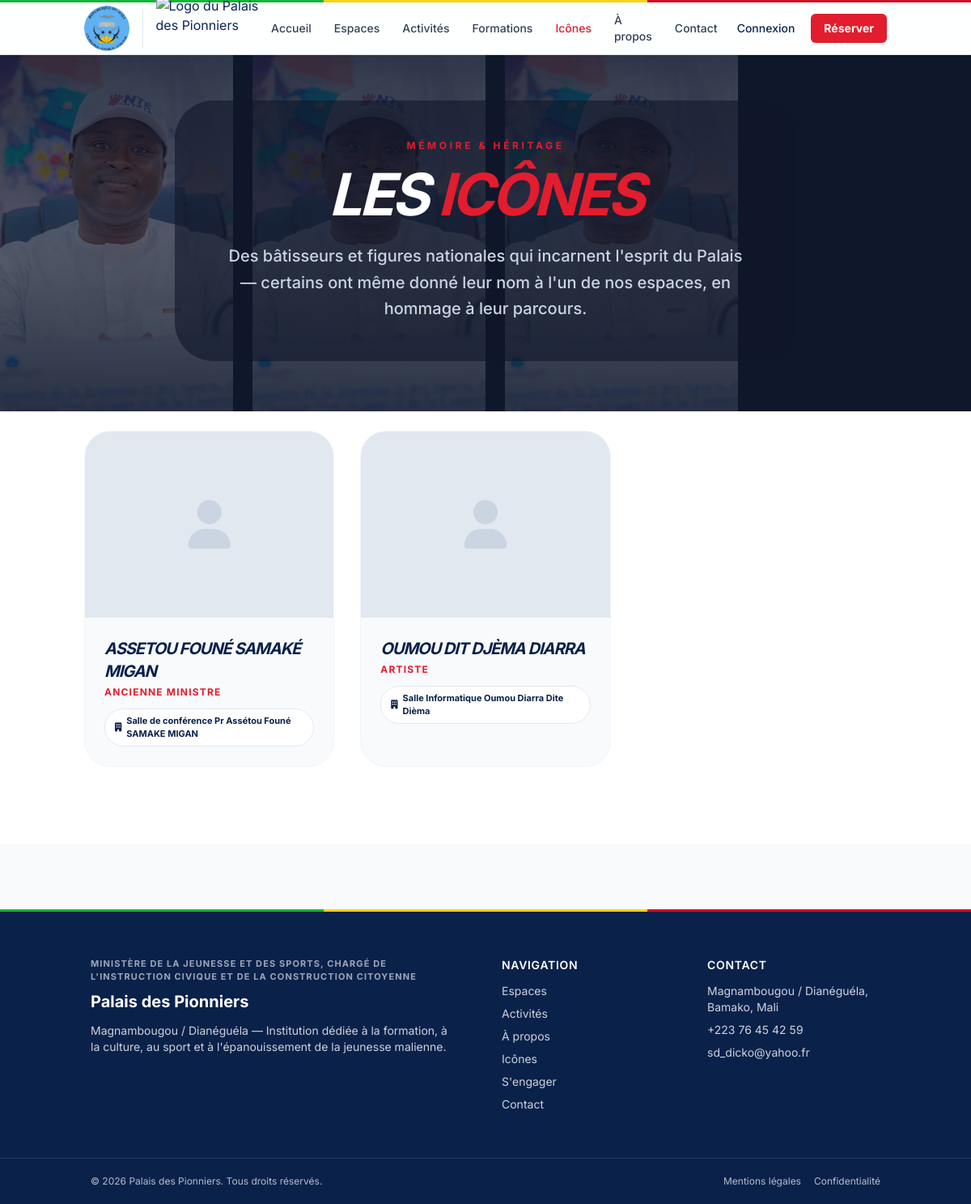
/personnalites.php, run on the app's committed database.
### tables this page shows
CREATE TABLE `personnalites` (
  `id` int(10) UNSIGNED NOT NULL,
  `nom` varchar(150) NOT NULL,
  `prenom` varchar(150) DEFAULT NULL,
  `titre` varchar(255) DEFAULT NULL COMMENT 'Ex: Écrivain, Homme politique, ancien Ministre...',
  `photo` varchar(255) DEFAULT NULL,
  `parcours` text DEFAULT NULL COMMENT 'Biographie / parcours',
  `espace_id` int(10) UNSIGNED DEFAULT NULL COMMENT 'Espace du Palais qui porte son nom, si applicable',
  `ordre` int(10) UNSIGNED NOT NULL DEFAULT 0,
  `created_at` timestamp NOT NULL DEFAULT current_timestamp()
);

CREATE TABLE `espaces` (
  `id` int(10) UNSIGNED NOT NULL,
  `nom` varchar(200) NOT NULL,
  `slug` varchar(200) NOT NULL,
  `categorie_id` int(10) UNSIGNED NOT NULL,
  `capacite` varchar(100) DEFAULT NULL,
  `description` text DEFAULT NULL,
  `equipements` text DEFAULT NULL,
  `mode_reservation` enum('creneau','sejour') NOT NULL DEFAULT 'creneau' COMMENT 'creneau = date + heure début/fin (salles, terrains) ; sejour = arrivée/départ en nuitées (hébergement)',
  `option_petit_dejeuner` tinyint(1) NOT NULL DEFAULT 0 COMMENT 'Propose un supplément petit-déjeuner au moment de la réservation',
  `option_vip` tinyint(1) NOT NULL DEFAULT 0 COMMENT 'Propose un supplément VIP (espace/accueil réservé aux personnalités) au moment de la réservation',
  `prix_vip` decimal(12,2) DEFAULT NULL COMMENT 'Montant du supplément VIP, si option_vip actif',
  `gerant_externe` varchar(255) DEFAULT NULL COMMENT 'Si renseigné, cet espace est loué/géré par un tiers — la réservation en ligne est désactivée et ce texte est affiché à la place',
  `gerant_nom` varchar(100) DEFAULT NULL COMMENT 'Nom du gestionnaire externe',
  `gerant_prenom` varchar(100) DEFAULT NULL COMMENT 'Prénom du gestionnaire externe',
  `gerant_email` varchar(150) DEFAULT NULL COMMENT 'Email du gestionnaire externe',
  `type_bail` enum('mensuel','trimestriel','semestriel','annuel') NOT NULL DEFAULT 'mensuel' COMMENT 'Périodicité du contrat de bail — détermine la fréquence attendue des paiements',
  `gerant_contact` varchar(100) DEFAULT NULL COMMENT 'Téléphone/contact du gestionnaire externe de cet espace',
  `gerant_user_id` int(10) UNSIGNED DEFAULT NULL COMMENT 'Compte client lié au bail, pour l''onglet "Mes Baux"',
  `resiliation_demandee` tinyint(1) NOT NULL DEFAULT 0,
  `resiliation_demandee_le` timestamp NULL DEFAULT NULL,
  `resiliation_note` text DEFAULT NULL COMMENT 'Motif donné par le client à la demande de résiliation',
  `groupe_batiment` varchar(150) DEFAULT NULL COMMENT 'Nom du bâtiment si cet espace fait partie d''un ensemble (ex: "Daba Modibo Keita")',
  `disponible` tinyint(1) NOT NULL DEFAULT 1,
  `created_at` timestamp NOT NULL DEFAULT current_timestamp()
);

### includes/auth.php (called while the page is built, shortened)
<?php
if (!function_exists('is_logged_in')) {
    function is_logged_in(): bool
    {
        return !empty($_SESSION['user_id']);
    }
}
if (!function_exists('current_user')) {
    function current_user(): ?array
    {
        if (!is_logged_in()) {
            return null;
        }
        return [
            'id'          => (int) $_SESSION['user_id'],
            'nom_complet' => $_SESSION['nom_complet'] ?? '',
            'email'       => $_SESSION['email'] ?? '',
            'role'        => $_SESSION['role'] ?? 'user',
        ];
    }
}
if (!function_exists('e')) {
    function e(?string $s): string
    {
        return htmlspecialchars(
            (string) $s,
            ENT_QUOTES | ENT_SUBSTITUTE,
            'UTF-8'
        );
    }
}

### personnalites.php (the view, shortened to what this page needs)
<?php
require_once __DIR__ . '/includes/auth.php';
$pdo = db();
$personnalites = $pdo->query("
    SELECT p.*, e.nom AS espace_nom, e.slug AS espace_slug FROM personnalites p
    LEFT JOIN espaces e ON e.id = p.espace_id
    ORDER BY p.ordre ASC, p.nom ASC
")->fetchAll();
$avecPhoto = array_filter($personnalites, fn($p) => !empty($p['photo']) && file_exists(__DIR__ . '/assets/images/personnalites/' . $p['photo']));
$page = 'personnalites.php';
require __DIR__ . '/includes/header.php';
?>
<?php
$officielsManuels = [
    ['file' => 'assets/images/officiels/president.jpg',        'label' => 'Président de la République'],
    ['file' => 'assets/images/officiels/premier-ministre.jpg', 'label' => 'Premier Ministre'],
];
$bandeauOfficiels = array_values(array_filter($officielsManuels, fn($o) => file_exists(__DIR__ . '/' . $o['file'])));
$directionLabels = ['ministre' => 'Ministre de la Jeunesse et des Sports', 'dg' => 'Directeur Général du Palais des Pionniers', 'dga' => 'Directeur Général Adjoint du Palais des Pionniers'];
$bandeauDirection = [];
foreach ($pdo->query("SELECT role_key, nom, photo FROM direction") as $d) {
    if (!empty($d['photo']) && file_exists(__DIR__ . '/assets/images/' . $d['photo'])) {
        $bandeauDirection[] = ['file' => 'assets/images/' . $d['photo'], 'label' => $directionLabels[$d['role_key']] ?? $d['nom']];
    }
}
$bandeauIcones = array_values(array_map(fn($p) => [
    'file'  => 'assets/images/personnalites/' . $p['photo'],
    'label' => $p['prenom'] ? $p['prenom'].' '.$p['nom'] : $p['nom'],
], $avecPhoto));
$bandeauPhotos = array_merge($bandeauOfficiels, $bandeauDirection, $bandeauIcones);
?>
<section class="relative flex items-center min-h-[42vh] sm:min-h-0 sm:max-h-[52vh] py-8 sm:py-14 bg-slate-900 text-white overflow-hidden">
    <?php if ($bandeauPhotos): ?>
    <div class="absolute inset-0 z-0">
        <div class="marquee-bg flex gap-3 sm:gap-6 w-max h-full opacity-60">
            <?php foreach (array_merge($bandeauPhotos, $bandeauPhotos, $bandeauPhotos) as $slide): ?>
            <div class="relative flex-shrink-0 w-64 sm:w-72 h-full">
                <img src="<?= e($slide['file']) ?>" loading="lazy" class="w-full h-full object-cover">
            </div>
            <?php endforeach; ?>
        </div>
    </div>
    <div class="absolute inset-0 bg-gradient-to-b from-slate-900/70 via-slate-900/40 to-slate-900/75 z-10"></div>
    <?php endif; ?>
    <div class="container mx-auto px-4 text-center relative z-20">
        <div class="block mx-6 sm:inline-block sm:mx-auto max-w-3xl bg-slate-900/60 rounded-2xl sm:rounded-[3rem] px-5 py-6 sm:px-14 sm:py-12 overflow-hidden">
        <h2 class="text-accent font-black tracking-[0.2em] sm:tracking-[0.3em] uppercase text-[9px] sm:text-xs mb-2 sm:mb-4">Mémoire & Héritage</h2>
        <h1 class="text-2xl sm:text-5xl md:text-7xl font-black italic tracking-tighter uppercase mb-2 sm:mb-6">
            Les <span class="text-accent">Icônes</span>
        </h1>
        <p class="max-w-2xl mx-auto text-xs sm:text-xl text-slate-300 font-medium leading-snug sm:leading-relaxed">
            Des bâtisseurs et figures nationales qui incarnent l'esprit du Palais — certains ont même donné leur nom à l'un de nos espaces, en hommage à leur parcours.
        </p>
        </div>
    </div>
</section>
<section class="pt-3 pb-8 sm:pt-6 sm:pb-24 bg-white">
    <div class="container mx-auto px-4">
        <?php if (!$personnalites): ?>
        <p class="text-center text-slate-400 italic py-10">Aucune icône n'a encore été ajoutée.</p>
        <?php else: ?>
        <div class="grid grid-cols-2 lg:grid-cols-3 gap-3 sm:gap-8">
            <?php foreach ($personnalites as $p): ?>
            <a href="personnalite.php?id=<?= (int)$p['id'] ?>" class="bg-slate-50 rounded-2xl sm:rounded-[2rem] overflow-hidden border border-slate-100 hover:shadow-2xl transition-all group block">
                <div class="aspect-[4/3] bg-slate-200 overflow-hidden">
                    <?php if ($p['photo'] && file_exists(__DIR__ . '/assets/images/personnalites/' . $p['photo'])): ?>
                    <img src="assets/images/personnalites/<?= e($p['photo']) ?>" class="w-full h-full object-cover transition-transform duration-700 group-hover:scale-105">
                    <?php else: ?>
                    <div class="w-full h-full flex items-center justify-center text-3xl sm:text-6xl text-slate-300"><i class="fas fa-user"></i></div>
                    <?php endif; ?>
                </div>
                <div class="p-3 sm:p-6">
                    <h3 class="font-black text-primary text-sm sm:text-xl uppercase italic tracking-tighter group-hover:text-accent transition">
                        <?= e($p['prenom'] ? $p['prenom'].' '.$p['nom'] : $p['nom']) ?>
                    </h3>
                    <?php if ($p['titre']): ?>
                    <p class="text-[10px] sm:text-xs font-bold text-accent uppercase tracking-widest mt-1"><?= e($p['titre']) ?></p>
                    <?php endif; ?>
                    <?php if ($p['espace_nom']): ?>
                    <span class="inline-flex items-center gap-1.5 mt-2 sm:mt-3 text-[9px] sm:text-[11px] font-black text-primary bg-white border border-slate-200 rounded-full px-2 sm:px-3 py-1 sm:py-1.5">
                        <i class="fas fa-building"></i> <?= e($p['espace_nom']) ?>
                    </span>
                    <?php endif; ?>
                </div>
            </a>
            <?php endforeach; ?>
        </div>
        <?php endif; ?>
    </div>
</section>
<?php require __DIR__ . '/includes/footer.php'; ?>

### includes/header.php (shortened to what this page needs)
<?php
require_once __DIR__ . '/auth.php';
$u = current_user();
$page = $page ?? basename($_SERVER['PHP_SELF']);
$current_dir = basename(dirname($_SERVER['PHP_SELF']));
$prefix = ($current_dir === 'admin') ? '../' : '';
$admin_link = ($current_dir === 'admin') ? 'dashboard.php' : 'admin/dashboard.php';
?>
<!DOCTYPE html>
<html lang="fr" class="scroll-smooth">
<head>
    <link rel="stylesheet" href="<?= $prefix ?>assets/css/tailwind.css">
    <link rel="stylesheet" href="<?= $prefix ?>assets/fontawesome/css/all.min.css">
    <link rel="stylesheet" href="<?= $prefix ?>assets/css/fonts.css">
</head>
<body class="min-h-screen flex flex-col">
<header class="sticky top-0 z-50 border-b border-slate-200 bg-white/85 backdrop-blur">
  <div class="container mx-auto flex h-16 items-center justify-between px-4">
  <a href="<?= $prefix ?>index.php" class="flex items-center gap-2 sm:gap-4">
    <?php if (file_exists(__DIR__ . '/../assets/images/logominis.jpg')): ?>
    <img src="<?= $prefix ?>assets/images/logominis.jpg" alt="Sceau de la République du Mali" class="h-7 sm:h-12 md:h-14 w-auto object-contain rounded-full">
    <?php endif; ?>
    <img src="<?= $prefix ?>assets/images/logopalais.png" alt="Logo du Palais des Pionniers" class="h-9 sm:h-16 md:h-20 w-auto object-contain">
</a>
    <nav class="hidden md:flex items-center gap-1 text-sm">
      <?php
      $links = ['index.php'=>'Accueil', 'espaces.php'=>'Espaces', 'activites.php'=>'Activités', 'formations.php'=>'Formations', 'personnalites.php'=>'Icônes', 'a-propos.php'=>'À propos', 'contact.php'=>'Contact'];
      foreach ($links as $href => $label):
        $active = ($page === $href);
      ?>
        <a href="<?= $prefix ?><?= $href ?>" class="rounded-md px-3 py-2 font-medium <?= $active ? 'text-accent' : 'text-slate-700 hover:bg-slate-100' ?>">
          <?= $label ?>
        </a>
      <?php endforeach; ?>
    </nav>
    <div class="flex items-center gap-2">
      <div class="hidden md:flex items-center gap-2">
        <?php if ($u): ?>
          <?php $isAdminRole = in_array($u['role'], ['superadmin','ministre','admin_espaces','admin_activites','admin_messages','admin_comptable'], true); ?>
          <?php if ($isAdminRole): ?>
            <a href="<?= $prefix . $admin_link ?>" class="bg-primary text-white text-xs font-bold px-3 py-1.5 rounded-md hover:bg-primary-dark transition shadow-sm">
                <i class="fas fa-user-shield mr-1"></i> Admin
            </a>
          <?php else: ?>
            <?php $clientNotifs = count_notifications(); ?>
            <a href="<?= $prefix ?>mon-compte.php?tab=notifications" class="relative flex items-center justify-center w-9 h-9 rounded-xl bg-slate-100 text-slate-600 hover:bg-amber-500 hover:text-white transition">
              <i class="fas fa-bell text-sm"></i>
              <?php if ($clientNotifs > 0): ?>
              <span class="absolute -top-1 -right-1 w-4 h-4 bg-accent text-white text-[9px] font-black rounded-full flex items-center justify-center"><?= min($clientNotifs,9) ?><?= $clientNotifs>9?'+':'' ?></span>
              <?php endif; ?>
            </a>
            <a href="<?= $prefix ?>mon-compte.php" class="text-sm font-medium hover:bg-slate-100 px-3 py-1.5 rounded-md">Mon compte</a>
          <?php endif; ?>
          <a href="<?= $prefix ?>logout.php" onclick="return confirm('Se déconnecter ?')" class="bg-accent text-white text-sm px-3 py-1.5 rounded-md font-bold">Déconnexion</a>
        <?php else: ?>
          <a href="<?= $prefix ?>login.php" class="text-sm font-medium px-3 py-1.5">Connexion</a>
          <a href="<?= $prefix ?>register.php" class="bg-accent text-white text-sm px-4 py-2 rounded-md font-bold transition-transform hover:scale-105">Réserver</a>
        <?php endif; ?>
      </div>
    </div>
  </div>
</header>
<main class="flex-1">

### includes/footer.php
</main>
<footer class="mt-20 bg-primary text-white">
  <div class="flex h-[3px] w-full">
    <div class="flex-1 bg-[#14B53A]"></div>
    <div class="flex-1 bg-[#FCD116]"></div>
    <div class="flex-1 bg-[#CE1126]"></div>
  </div>
  <div class="container mx-auto grid gap-10 px-4 py-14 md:grid-cols-4 md:px-6">
    <div class="md:col-span-2">
      <p class="text-[11px] font-bold uppercase tracking-widest text-white/60">Ministère de la Jeunesse et des Sports, chargé de l'Instruction Civique et de la Construction Citoyenne</p>
      <h3 class="text-xl font-bold mt-2">Palais des Pionniers</h3>
      <p class="mt-3 max-w-md text-sm text-white/80">
        Magnambougou / Dianéguéla — Institution dédiée à la formation, à la culture, au sport et à l'épanouissement de la jeunesse malienne.
      </p>
    </div>
    <div>
      <h4 class="mb-3 text-sm font-semibold uppercase tracking-wider">Navigation</h4>
      <ul class="space-y-2 text-sm text-white/80">
        <li><a href="espaces.php" class="hover:text-white">Espaces</a></li>
        <li><a href="activites.php" class="hover:text-white">Activités</a></li>
        <li><a href="a-propos.php" class="hover:text-white">À propos</a></li>
        <li><a href="personnalites.php" class="hover:text-white">Icônes</a></li>
        <li><a href="sengager.php" class="hover:text-white">S'engager</a></li>
        <li><a href="contact.php" class="hover:text-white">Contact</a></li>
      </ul>
    </div>
    <div>
      <h4 class="mb-3 text-sm font-semibold uppercase tracking-wider">Contact</h4>
      <ul class="space-y-2 text-sm text-white/80">
        <li>Magnambougou / Dianéguéla, Bamako, Mali</li>
        <li>+223 76 45 42 59</li>
        <li>sd_dicko@yahoo.fr</li>
      </ul>
    </div>
  </div>
  <div class="border-t border-white/10">
    <div class="container mx-auto px-4 py-5 text-xs text-white/70 md:px-6 flex flex-wrap items-center justify-between gap-2">
      <span>© <?= date('Y') ?> Palais des Pionniers. Tous droits réservés.</span>
      <span class="flex gap-4">
        <a href="mentions-legales.php" class="hover:text-white transition">Mentions légales</a>
        <a href="politique-confidentialite.php" class="hover:text-white transition">Confidentialité</a>
      </span>
    </div>
  </div>
</footer>
</body>
</html>

### includes/header.php (style rules this page uses)
body { font-family:Inter,sans-serif;background:#F8FAFC;color:#0A2558 }
.marquee-bg { animation: marquee-scroll 55s linear infinite; }

### data on the page
personnalites: prenom+nom "ASSETOU FOUNÉ SAMAKÉ MIGAN", titre "ANCIENNE MINISTRE", espace.nom "Salle de conférence Pr Assétou Founé SAMAKE MIGAN"
personnalites: prenom+nom "OUMOU DIT DJÈMA DIARRA", titre "ARTISTE", espace.nom "Salle Informatique Oumou Diarra Dite Dièma"

### other printed values
$label "Accueil"
$label "Espaces"
$label "Activités"
$label "Formations"
$label "Icônes"
$label "À propos"
$label "Contact"
